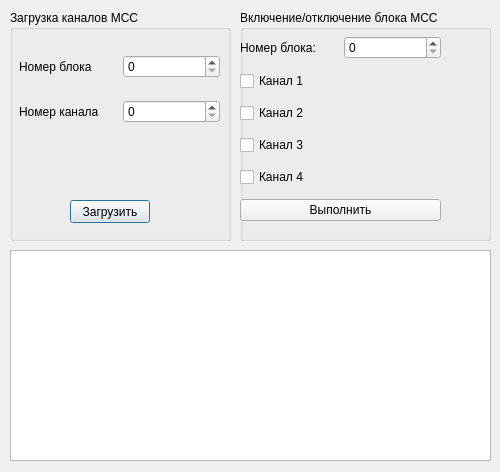
<?xml version="1.0" encoding="UTF-8"?>
<ui version="4.0">
 <class>dManualLoadMSS</class>
 <widget class="QDialog" name="dManualLoadMSS">
  <property name="geometry">
   <rect>
    <x>0</x>
    <y>0</y>
    <width>500</width>
    <height>472</height>
   </rect>
  </property>
  <property name="windowTitle">
   <string>Dialog</string>
  </property>
  <widget class="QGroupBox" name="groupBox">
   <property name="geometry">
    <rect>
     <x>10</x>
     <y>10</y>
     <width>221</width>
     <height>231</height>
    </rect>
   </property>
   <property name="title">
    <string>Загрузка каналов МСС</string>
   </property>
   <widget class="QWidget" name="gridLayoutWidget">
    <property name="geometry">
     <rect>
      <x>9</x>
      <y>29</y>
      <width>201</width>
      <height>101</height>
     </rect>
    </property>
    <layout class="QGridLayout" name="gridLayout">
     <item row="0" column="0">
      <widget class="QLabel" name="label">
       <property name="text">
        <string>Номер блока</string>
       </property>
      </widget>
     </item>
     <item row="0" column="1">
      <widget class="QSpinBox" name="spinBox">
       <property name="maximum">
        <number>4</number>
       </property>
      </widget>
     </item>
     <item row="1" column="0">
      <widget class="QLabel" name="label_2">
       <property name="text">
        <string>Номер канала</string>
       </property>
      </widget>
     </item>
     <item row="1" column="1">
      <widget class="QSpinBox" name="spinBox_2">
       <property name="maximum">
        <number>3</number>
       </property>
      </widget>
     </item>
    </layout>
   </widget>
   <widget class="QPushButton" name="pbLoadMSS">
    <property name="geometry">
     <rect>
      <x>60</x>
      <y>190</y>
      <width>80</width>
      <height>23</height>
     </rect>
    </property>
    <property name="text">
     <string>Загрузить</string>
    </property>
   </widget>
  </widget>
  <widget class="QGroupBox" name="groupBox_2">
   <property name="geometry">
    <rect>
     <x>240</x>
     <y>10</y>
     <width>251</width>
     <height>231</height>
    </rect>
   </property>
   <property name="title">
    <string>Включение/отключение блока МСС</string>
   </property>
   <widget class="QWidget" name="verticalLayoutWidget">
    <property name="geometry">
     <rect>
      <x>0</x>
      <y>20</y>
      <width>201</width>
      <height>201</height>
     </rect>
    </property>
    <layout class="QVBoxLayout" name="verticalLayout">
     <item>
      <layout class="QHBoxLayout" name="horizontalLayout">
       <item>
        <widget class="QLabel" name="label_3">
         <property name="text">
          <string>Номер блока:</string>
         </property>
        </widget>
       </item>
       <item>
        <widget class="QSpinBox" name="sbNumMSSfOnOff">
         <property name="maximum">
          <number>4</number>
         </property>
        </widget>
       </item>
      </layout>
     </item>
     <item>
      <widget class="QCheckBox" name="cbChannal1">
       <property name="text">
        <string>Канал 1</string>
       </property>
      </widget>
     </item>
     <item>
      <widget class="QCheckBox" name="cbChannal2">
       <property name="text">
        <string>Канал 2</string>
       </property>
      </widget>
     </item>
     <item>
      <widget class="QCheckBox" name="cbChannal3">
       <property name="text">
        <string>Канал 3</string>
       </property>
      </widget>
     </item>
     <item>
      <widget class="QCheckBox" name="cbChannal4">
       <property name="text">
        <string>Канал 4</string>
       </property>
      </widget>
     </item>
     <item>
      <widget class="QPushButton" name="pbOnOffMSS">
       <property name="text">
        <string>Выполнить</string>
       </property>
      </widget>
     </item>
    </layout>
   </widget>
  </widget>
  <widget class="QTableView" name="tableView">
   <property name="geometry">
    <rect>
     <x>10</x>
     <y>250</y>
     <width>481</width>
     <height>211</height>
    </rect>
   </property>
  </widget>
 </widget>
 <resources/>
 <connections/>
</ui>
